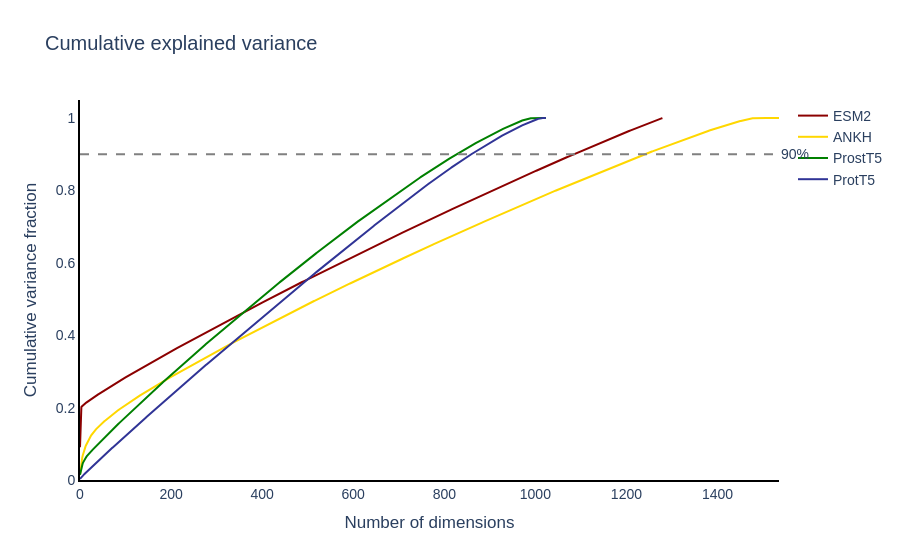

This figure's notebook cell:
### Code cell
ema = load_dataset_with_all_balanced_classes() 
k_hub = 10
for metric in ['cosine']:
    for model in models:
        ema.calculate_pairwise_distances(emb_space=model, metric=metric)
        print(f"  {model} / {metric} done")

var_dict = aniso.data["variance_per_dim"]

fig = go.Figure()
for model, var in var_dict.items():
    sorted_var = np.sort(var)[::-1]
    cumvar = np.cumsum(sorted_var) / sorted_var.sum()
    n90 = int(np.searchsorted(cumvar, 0.90)) + 1
    print(f"{model}: {n90} dims capture 90% of variance (out of {len(var)})")
    fig.add_trace(go.Scatter(
        x=np.arange(len(cumvar)), y=cumvar,
        mode="lines", name=model,
        line=dict(color=colors[model], width=2),
    ))

fig.add_hline(y=0.90, line_dash="dash", line_color="grey",
              annotation_text="90%", annotation_position="right")
fig.update_layout(
    title="Cumulative explained variance",
    xaxis_title="Number of dimensions",
    yaxis_title="Cumulative variance fraction",
    yaxis=dict(range=[0, 1.05]),
    template="plotly_white",
    font=dict(family="Arial", size=14),
)
fig.update_xaxes(showline=True, linecolor="black", linewidth=2, showgrid=False)
fig.update_yaxes(showline=True, linecolor="black", linewidth=2, showgrid=False)
fig.show()

### Figure 1 — Plotly figure (JSON) as saved in the notebook; plotly's stock layout.template omitted (floating-point values rounded to 4 significant figures; data arrays with more than 128 entries replaced by an {"elided": "..."} marker saying what was removed)
{"data": [{"line": {"color": "#8B0000", "width": 2}, "mode": "lines", "name": "ESM2", "type": "scatter", "x": {"elided": "1280 int values"}, "y": {"elided": "1280 float values"}}, {"line": {"color": "#FFD700", "width": 2}, "mode": "lines", "name": "ANKH", "type": "scatter", "x": {"elided": "1536 int values"}, "y": {"elided": "1536 float values"}}, {"line": {"color": "#008000", "width": 2}, "mode": "lines", "name": "ProstT5", "type": "scatter", "x": {"elided": "1024 int values"}, "y": {"elided": "1024 float values"}}, {"line": {"color": "#303496", "width": 2}, "mode": "lines", "name": "ProtT5", "type": "scatter", "x": {"elided": "1024 int values"}, "y": {"elided": "1024 float values"}}], "layout": {"annotations": [{"showarrow": false, "text": "90%", "x": 1, "xanchor": "left", "xref": "x domain", "y": 0.9, "yanchor": "middle", "yref": "y"}], "font": {"family": "Arial", "size": 14}, "shapes": [{"line": {"color": "grey", "dash": "dash"}, "type": "line", "x0": 0, "x1": 1, "xref": "x domain", "y0": 0.9, "y1": 0.9, "yref": "y"}], "title": {"text": "Cumulative explained variance"}, "xaxis": {"linecolor": "black", "linewidth": 2, "showgrid": false, "showline": true, "title": {"text": "Number of dimensions"}}, "yaxis": {"linecolor": "black", "linewidth": 2, "range": [0, 1.05], "showgrid": false, "showline": true, "title": {"text": "Cumulative variance fraction"}}}}
